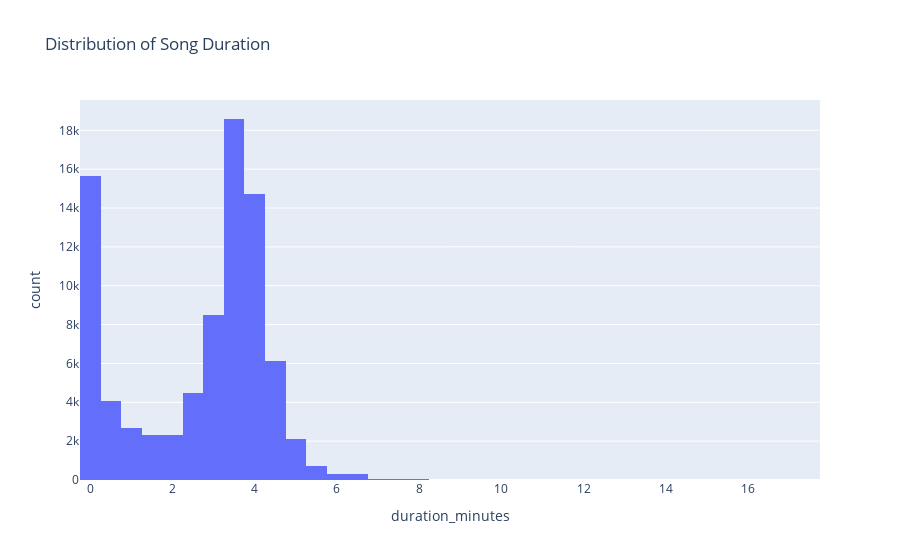

Notebook code cell kept with this figure:
### Code cell
# distribution of song duration

import plotly.express as px
fig = px.histogram(big_data2, x='duration_minutes', nbins=50, title='Distribution of Song Duration')
fig.show()

### Figure 1 — Plotly figure (JSON) as saved in the notebook; plotly's stock layout.template omitted (floating-point values rounded to 4 significant figures; data arrays with more than 128 entries replaced by an {"elided": "..."} marker saying what was removed)
{"data": [{"alignmentgroup": "True", "bingroup": "x", "hovertemplate": "duration_minutes=%{x}<br>count=%{y}<extra></extra>", "legendgroup": "", "marker": {"color": "#636efa", "pattern": {"shape": ""}}, "name": "", "nbinsx": 50, "offsetgroup": "", "orientation": "v", "showlegend": false, "type": "histogram", "x": {"elided": "82996 float values"}, "xaxis": "x", "yaxis": "y"}], "layout": {"barmode": "relative", "legend": {"tracegroupgap": 0}, "title": {"text": "Distribution of Song Duration"}, "xaxis": {"anchor": "y", "domain": [0, 1], "title": {"text": "duration_minutes"}}, "yaxis": {"anchor": "x", "domain": [0, 1], "title": {"text": "count"}}}}
